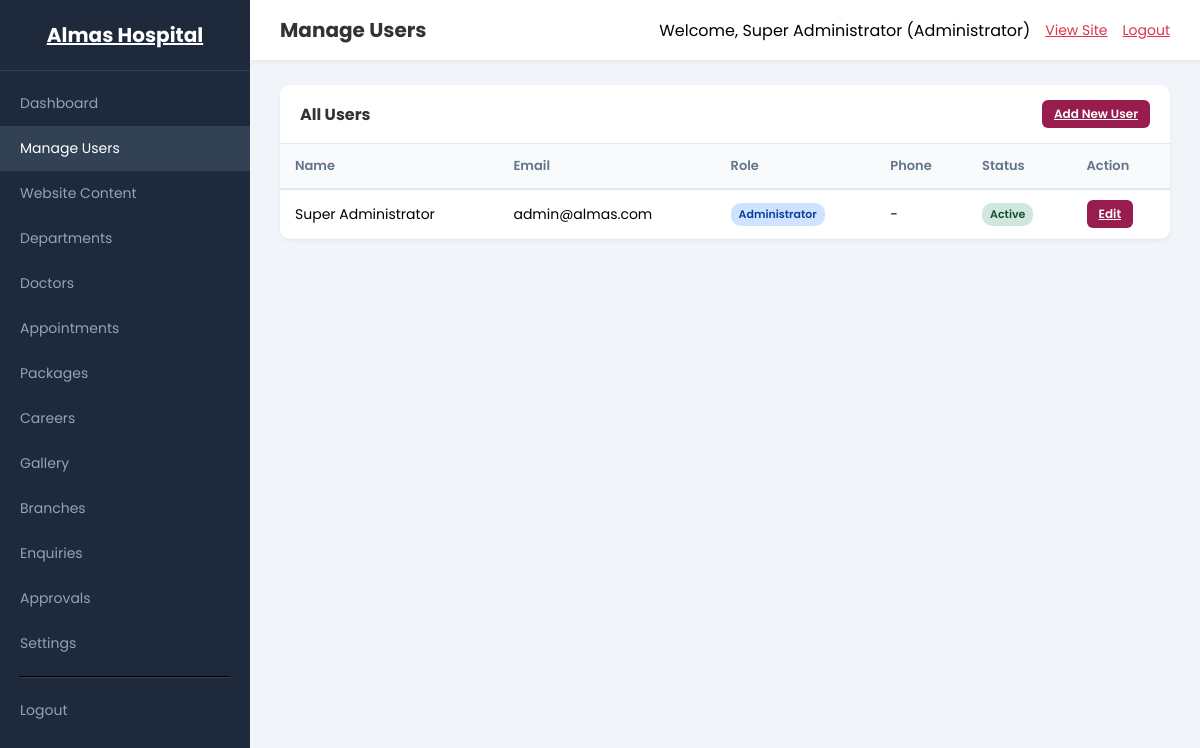
The page /admin/users.php (signed in) on the database its author committed.
### tables this page shows
CREATE TABLE IF NOT EXISTS website_settings (
    id INT PRIMARY KEY AUTO_INCREMENT,
    website_name VARCHAR(255) NOT NULL,
    logo VARCHAR(255) NULL,
    email VARCHAR(150) NULL,
    phone VARCHAR(20) NULL,
    address TEXT NULL,
    facebook VARCHAR(500) NULL,
    instagram VARCHAR(500) NULL,
    youtube VARCHAR(500) NULL,
    whatsapp VARCHAR(20) NULL,
    footer_text TEXT NULL,
    updated_by INT NULL,
    updated_at TIMESTAMP DEFAULT CURRENT_TIMESTAMP ON UPDATE CURRENT_TIMESTAMP,
    FOREIGN KEY (updated_by) REFERENCES users(id) ON DELETE SET NULL
);

CREATE TABLE IF NOT EXISTS users (
    id INT PRIMARY KEY AUTO_INCREMENT,
    name VARCHAR(100) NOT NULL,
    email VARCHAR(150) NOT NULL UNIQUE,
    password VARCHAR(255) NOT NULL,
    role ENUM('Administrator','Content Creator','Content Approver') NOT NULL,
    assign_all_departments TINYINT(1) DEFAULT 0,
    phone VARCHAR(20) NULL,
    profile_image VARCHAR(255) NULL,
    status ENUM('Active','Inactive') DEFAULT 'Active',
    created_at TIMESTAMP DEFAULT CURRENT_TIMESTAMP,
    updated_at TIMESTAMP DEFAULT CURRENT_TIMESTAMP ON UPDATE CURRENT_TIMESTAMP
);

### includes/functions.php (called while the page is built, shortened)
<?php
function sanitizeInput($data) {
    return htmlspecialchars(trim($data), ENT_QUOTES, 'UTF-8');
}
function getSetting($key = null) {
    global $conn;
    $result = mysqli_query($conn, "SELECT * FROM website_settings WHERE id = 1 LIMIT 1");
    return mysqli_fetch_assoc($result);
}

### includes/auth.php (called while the page is built, shortened)
<?php
function hasRole($role) {
    return isset($_SESSION['user_role']) && $_SESSION['user_role'] === $role;
}
function hasAnyRole($roles) {
    return isset($_SESSION['user_role']) && in_array($_SESSION['user_role'], $roles);
}

### admin/users.php (the view, shortened to what this page needs)
<?php
$pageTitle = 'Manage Users';
require_once 'header.php';
$editUser = null;
$result = mysqli_query($conn, "SELECT * FROM users ORDER BY created_at DESC");
?>
<div class="table-container">
    <div class="header">
        <h5><?= $editUser ? 'Edit User' : 'All Users' ?></h5>
        <a href="?add=1" class="btn btn-sm btn-primary"><?= $editUser ? '← Back' : 'Add New User' ?></a>
    </div>
    <?php if ($editUser || isset($_GET['add'])): ?>
    <form method="POST" action="" style="padding:20px;">
        <input type="hidden" name="user_id" value="<?= $editUser['id'] ?? 0 ?>">
        <div class="form-row">
            <div class="form-group">
                <label>Full Name *</label>
                <input type="text" name="name" class="form-control" value="<?= sanitizeInput($editUser['name'] ?? '') ?>" required>
            </div>
            <div class="form-group">
                <label>Email *</label>
                <input type="email" name="email" class="form-control" value="<?= sanitizeInput($editUser['email'] ?? '') ?>" required>
            </div>
        </div>
        <div class="form-row">
            <div class="form-group">
                <label>Password <?= $editUser ? '(Leave blank to keep current)' : '*' ?></label>
                <input type="password" name="password" class="form-control" <?= $editUser ? '' : 'required' ?>>
            </div>
            <div class="form-group">
                <label>Role *</label>
                <select name="role" class="form-control" required>
                    <option value="Administrator" <?= ($editUser['role'] ?? '') == 'Administrator' ? 'selected' : '' ?>>Administrator</option>
                    <option value="Content Creator" <?= ($editUser['role'] ?? '') == 'Content Creator' ? 'selected' : '' ?>>Content Creator</option>
                    <option value="Content Approver" <?= ($editUser['role'] ?? '') == 'Content Approver' ? 'selected' : '' ?>>Content Approver</option>
                </select>
            </div>
        </div>
        <div class="form-row">
            <div class="form-group">
                <label>Phone</label>
                <input type="text" name="phone" class="form-control" value="<?= sanitizeInput($editUser['phone'] ?? '') ?>">
            </div>
            <div class="form-group">
                <label>Status</label>
                <select name="status" class="form-control">
                    <option value="Active" <?= ($editUser['status'] ?? 'Active') == 'Active' ? 'selected' : '' ?>>Active</option>
                    <option value="Inactive" <?= ($editUser['status'] ?? '') == 'Inactive' ? 'selected' : '' ?>>Inactive</option>
                </select>
            </div>
        </div>
        <div id="department-assignment" style="border:1px solid #e2e8f0;border-radius:8px;padding:20px;margin-bottom:18px;<?= ($editUser['role'] ?? '') === 'Content Creator' ? '' : 'display:none;' ?>">
            <h6 style="margin-bottom:12px;color:#333;">Department Access</h6>
            <div class="form-group">
                <label>
                    <input type="checkbox" name="assign_all" value="1" id="assign-all" <?= ($editUser['assign_all_departments'] ?? 0) ? 'checked' : '' ?>>
                    Assign to All Departments
                </label>
            </div>
            <div id="department-list" style="<?= ($editUser['assign_all_departments'] ?? 0) ? 'display:none;' : '' ?>">
                <label style="display:block;margin-bottom:8px;font-weight:500;color:#475569;font-size:14px;">Select Departments</label>
                <div style="display:grid;grid-template-columns:repeat(auto-fill,minmax(200px,1fr));gap:8px;">
                    <?php
                    $allDepts = getActiveDepartments();
                    $assignedDepts = [];
                    if ($editUser) {
                        $assignedDepts = getUserAssignedDepartments($editUser['id']);
                    }
                    foreach ($allDepts as $dept):
                    ?>
                    <label style="font-weight:400;font-size:13px;display:flex;align-items:center;gap:6px;">
                        <input type="checkbox" name="departments[]" value="<?= $dept['id'] ?>" <?= in_array($dept['id'], $assignedDepts) ? 'checked' : '' ?>>
                        <?= sanitizeInput($dept['department_name']) ?>
                    </label>
                    <?php endforeach; ?>
                </div>
            </div>
        </div>
        <script>
        document.querySelector('select[name="role"]').addEventListener('change', function() {
            var div = document.getElementById('department-assignment');
            div.style.display = this.value === 'Content Creator' ? 'block' : 'none';
        });
        document.getElementById('assign-all').addEventListener('change', function() {
            document.getElementById('department-list').style.display = this.checked ? 'none' : 'block';
        });
        </script>
        <button type="submit" name="save" class="btn btn-success">Save User</button>
    </form>
    <?php else: ?>
    <table>
        <thead>
            <tr>
                <th>Name</th>
                <th>Email</th>
                <th>Role</th>
                <th>Phone</th>
                <th>Status</th>
                <th>Action</th>
            </tr>
        </thead>
        <tbody>
            <?php while ($row = mysqli_fetch_assoc($result)): ?>
            <tr>
                <td><?= sanitizeInput($row['name']) ?></td>
                <td><?= sanitizeInput($row['email']) ?></td>
                <td><span class="badge badge-primary"><?= sanitizeInput($row['role']) ?></span></td>
                <td><?= sanitizeInput($row['phone'] ?? '-') ?></td>
                <td><span class="badge badge-<?= $row['status'] == 'Active' ? 'success' : 'danger' ?>"><?= $row['status'] ?></span></td>
                <td>
                    <a href="?edit=<?= $row['id'] ?>" class="btn btn-sm btn-primary">Edit</a>
                </td>
            </tr>
            <?php endwhile; ?>
        </tbody>
    </table>
    <?php endif; ?>
</div>
<?php require_once 'footer.php'; ?>

### admin/header.php (shortened to what this page needs)
<?php
require_once __DIR__ . '/../includes/config.php';
require_once __DIR__ . '/../includes/auth.php';
require_once __DIR__ . '/../includes/functions.php';
$settings = getSetting();
$currentPage = basename($_SERVER['PHP_SELF']);
?>
<!DOCTYPE html>
<html lang="en">
<head>
    <link rel="stylesheet" href="<?= SITE_URL ?>/assets/css/admin.css">
</head>
<body>
<aside class="sidebar" id="sidebar">
    <div class="sidebar-logo"><a href="<?= SITE_URL ?>/admin/index.php"><?= sanitizeInput($settings['website_name'] ?? 'Admin') ?></a></div>
    <nav class="sidebar-nav">
        <a href="<?= SITE_URL ?>/admin/index.php" class="<?= $currentPage == 'index.php' ? 'active' : '' ?>">Dashboard</a>
        <?php if (hasRole('Administrator')): ?>
        <a href="<?= SITE_URL ?>/admin/users.php" class="<?= $currentPage == 'users.php' ? 'active' : '' ?>">Manage Users</a>
        <?php endif; ?>
        <?php if (hasAnyRole(['Administrator', 'Content Creator', 'Content Approver'])): ?>
        <a href="<?= SITE_URL ?>/admin/content.php" class="<?= $currentPage == 'content.php' ? 'active' : '' ?>">Website Content</a>
        <a href="<?= SITE_URL ?>/admin/departments.php" class="<?= $currentPage == 'departments.php' ? 'active' : '' ?>">Departments</a>
        <a href="<?= SITE_URL ?>/admin/doctors.php" class="<?= $currentPage == 'doctors.php' ? 'active' : '' ?>">Doctors</a>
        <a href="<?= SITE_URL ?>/admin/appointments.php" class="<?= $currentPage == 'appointments.php' ? 'active' : '' ?>">Appointments</a>
        <a href="<?= SITE_URL ?>/admin/packages.php" class="<?= $currentPage == 'packages.php' ? 'active' : '' ?>">Packages</a>
        <a href="<?= SITE_URL ?>/admin/careers.php" class="<?= $currentPage == 'careers.php' ? 'active' : '' ?>">Careers</a>
        <a href="<?= SITE_URL ?>/admin/gallery.php" class="<?= $currentPage == 'gallery.php' ? 'active' : '' ?>">Gallery</a>
        <a href="<?= SITE_URL ?>/admin/branches.php" class="<?= $currentPage == 'branches.php' ? 'active' : '' ?>">Branches</a>
        <a href="<?= SITE_URL ?>/admin/enquiries.php" class="<?= $currentPage == 'enquiries.php' ? 'active' : '' ?>">Enquiries</a>
        <?php endif; ?>
        <?php if (hasAnyRole(['Administrator', 'Content Approver'])): ?>
        <a href="<?= SITE_URL ?>/admin/approvals.php" class="<?= $currentPage == 'approvals.php' ? 'active' : '' ?>">Approvals</a>
        <?php endif; ?>
        <?php if (hasRole('Administrator')): ?>
        <a href="<?= SITE_URL ?>/admin/settings.php" class="<?= $currentPage == 'settings.php' ? 'active' : '' ?>">Settings</a>
        <?php endif; ?>
        <hr style="border-color:#334155;margin:10px 20px;">
        <a href="<?= SITE_URL ?>/admin/logout.php">Logout</a>
    </nav>
</aside>
<div class="main">
    <div class="topbar">
        <div>
            <h3><?= sanitizeInput($pageTitle ?? 'Dashboard') ?></h3>
        </div>
        <div class="user-info">
            <span>Welcome, <?= sanitizeInput($_SESSION['user_name']) ?> (<?= sanitizeInput($_SESSION['user_role']) ?>)</span>
            <a href="<?= SITE_URL ?>">View Site</a>
            <a href="<?= SITE_URL ?>/admin/logout.php">Logout</a>
        </div>
    </div>
    <div class="content">

### admin/footer.php (shortened to what this page needs)
    </div>
</div>
</body>
</html>

### assets/css/admin.css (style rules this page uses)
:root { --sidebar: #1e293b; --sidebar-hover: #334155; --sidebar-width: 250px; --primary: #981c4e; --danger: #dc3545; --success: #198754; --warning: #ffc107; }
* { margin: 0; padding: 0; box-sizing: border-box; }
body { font-family: 'Poppins', sans-serif; background: #f1f5f9; display: flex; min-height: 100vh; }
.sidebar { width: var(--sidebar-width); background: var(--sidebar); color: #fff; position: fixed; top: 0; left: 0; height: 100vh; overflow-y: auto; transition: transform 0.3s; z-index: 1000; }
.sidebar-logo { padding: 20px; text-align: center; border-bottom: 1px solid #334155; font-size: 20px; font-weight: 700; }
.sidebar-logo a { color: #fff; }
.sidebar-nav { padding: 10px 0; }
.sidebar-nav a { display: block; padding: 12px 20px; color: #94a3b8; text-decoration: none; transition: all 0.3s; font-size: 14px; }
.sidebar-nav a:hover, .sidebar-nav a.active { background: var(--sidebar-hover); color: #fff; }
.main { margin-left: var(--sidebar-width); flex: 1; min-height: 100vh; }
.topbar { background: #fff; padding: 15px 30px; display: flex; justify-content: space-between; align-items: center; box-shadow: 0 2px 5px rgba(0,0,0,0.05); }
.topbar h3 { font-size: 20px; color: #333; }
.topbar .user-info { display: flex; align-items: center; gap: 15px; }
.topbar .user-info a { color: var(--danger); font-size: 14px; }
.content { padding: 25px 30px; }
.table-container { background: #fff; border-radius: 10px; box-shadow: 0 2px 5px rgba(0,0,0,0.05); overflow-x: auto; }
.table-container .header { padding: 15px 20px; border-bottom: 1px solid #e2e8f0; display: flex; justify-content: space-between; align-items: center; flex-wrap: wrap; gap: 10px; }
.table-container .header h5 { font-size: 16px; color: #333; }
.table-container table { width: 100%; border-collapse: collapse; }
.table-container th { background: #f8fafc; color: #64748b; font-weight: 600; font-size: 13px; padding: 12px 15px; text-align: left; border-bottom: 2px solid #e2e8f0; }
.table-container td { padding: 10px 15px; border-bottom: 1px solid #f1f5f9; font-size: 14px; }
.btn { padding: 9px 20px; border: none; border-radius: 6px; font-size: 14px; font-weight: 600; cursor: pointer; transition: all 0.3s; display: inline-block; }
.btn-primary { background: var(--primary); color: #fff; }
.btn-sm { padding: 5px 12px; font-size: 12px; }
.badge { display: inline-block; padding: 3px 8px; border-radius: 10px; font-size: 11px; font-weight: 600; }
.badge-success { background: #d1e7dd; color: #0f5132; }
.badge-primary { background: #cfe2ff; color: #084298; }

### rows shown on the page
website_settings: website_name "Almas Hospital"
users: name "Super Administrator", email "admin@almas.com", role "Administrator", phone "-", status "Active"

### other values the page prints
sanitizeInput($pageTitle ?? 'Dashboard') "Manage Users"
sanitizeInput($_SESSION['user_name']) "Super Administrator"
sanitizeInput($_SESSION['user_role']) "Administrator"
